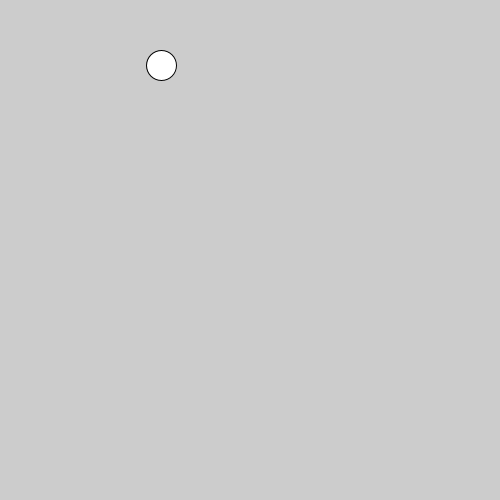
Frame 1 (no input)
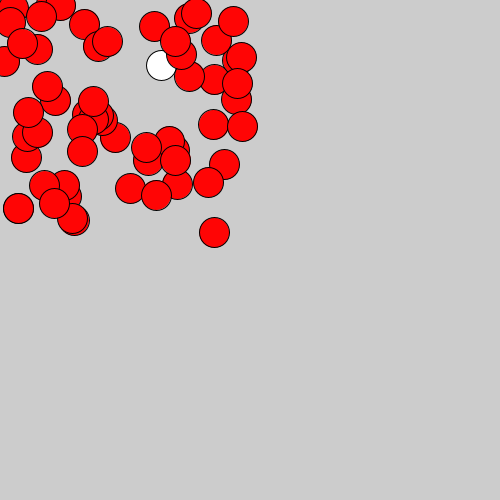
Frame 60 (the mouse pressed at the canvas centre just before this capture)
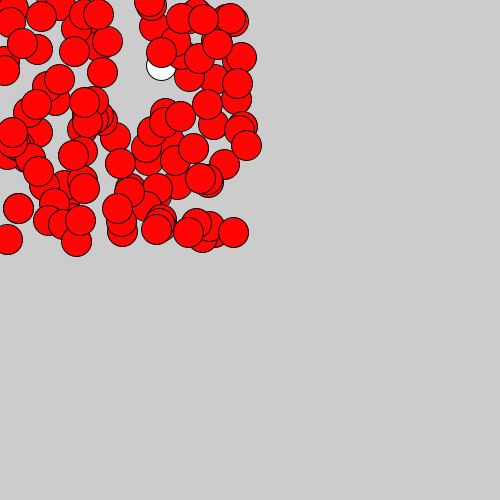
Frame 120 (the mouse held since frame 60 and released just before this capture)

The Processing sketch that drew these frames (run headless with seeded random() and noise(); from frame 60 on, the mouse is pressed at the canvas centre):

// Processing sketch: notes
// ── notes.pde
float x;
float y;

void setup() {
  size(500, 500);
}

void draw() {
  x = random(1, 250);
  y = random(1, 250);
  circle(x, y, 30);

    if (x < 250 && y < 250) {
      fill(#FF0505);
  } 
}
